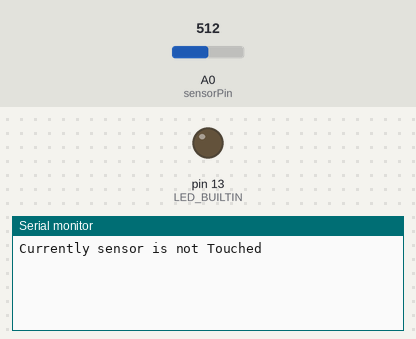
A sketch run on a simulated Arduino Uno, built with avr-gcc and run on an emulated ATmega328P. Shown: output pins drawn as LEDs (lit = HIGH), the last lines printed to the serial monitor. The test bench sets the inputs (shaded band); at power-on: A0 (sensorPin) = 512.

Above: at 2.8 s.
2.9 s: A0 (sensorPin) set to 972
At 4.4 s:
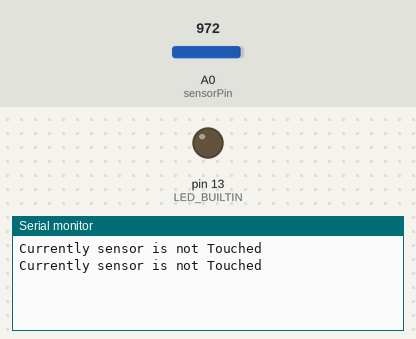
5.6 s: A0 (sensorPin) set to 998
At 7.5 s:
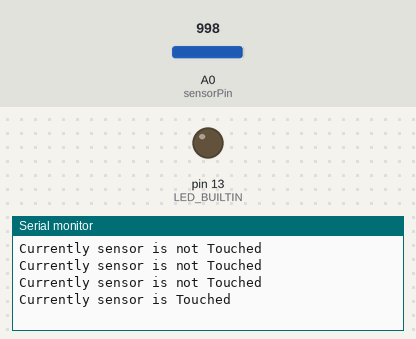

The sketch:

Serial_ADC.ino
```cpp
int sensorPin = A0;    // select the input pin as 8 for Touch sensor on sensor board (A0 on NodeMCU board)
int sensorValue = 0;  // variable to store the value coming from the sensor

void setup()
{
  // declare the ledPin as an OUTPUT:
  pinMode(LED_BUILTIN, OUTPUT);
}

void loop()
{
  Serial.begin(115200);

  sensorValue = analogRead(sensorPin);

  digitalWrite(LED_BUILTIN, HIGH);

  digitalWrite(LED_BUILTIN, LOW);


  delay(1000);

  if(sensorValue > 988)
  {
    Serial.println("Currently sensor is Touched");
  }
  else
   {
    Serial.println("Currently sensor is not Touched");
   }

  delay(1000);

}
```

Measured:
- the behaviour switches between 988 and 989 on A0 (sensorPin) (found by bisection; images 1 and 2)
- after the input at 5.6 s, the serial monitor: prints a new line after 1.4 s (image 2)
